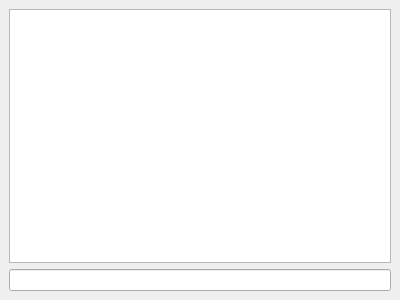
<?xml version="1.0" encoding="UTF-8"?>
<ui version="4.0">
 <class>consoleDock</class>
 <widget class="QDockWidget" name="consoleDock">
  <property name="geometry">
   <rect>
    <x>0</x>
    <y>0</y>
    <width>400</width>
    <height>300</height>
   </rect>
  </property>
  <property name="features">
   <set>QDockWidget::DockWidgetFeature::DockWidgetClosable</set>
  </property>
  <property name="allowedAreas">
   <set>Qt::DockWidgetArea::BottomDockWidgetArea</set>
  </property>
  <property name="windowTitle">
   <string>Console</string>
  </property>
  <widget class="QWidget" name="consoleWidget">
   <layout class="QVBoxLayout" name="verticalLayout">
    <item>
     <widget class="QTextEdit" name="textEdit">
      <property name="readOnly">
       <bool>true</bool>
      </property>
     </widget>
    </item>
    <item>
     <widget class="QLineEdit" name="lineEdit">
      <property name="mouseTracking">
       <bool>false</bool>
      </property>
      <property name="layoutDirection">
       <enum>Qt::LayoutDirection::LeftToRight</enum>
      </property>
      <property name="cursorMoveStyle">
       <enum>Qt::CursorMoveStyle::LogicalMoveStyle</enum>
      </property>
     </widget>
    </item>
   </layout>
  </widget>
 </widget>
 <resources/>
 <connections/>
</ui>
